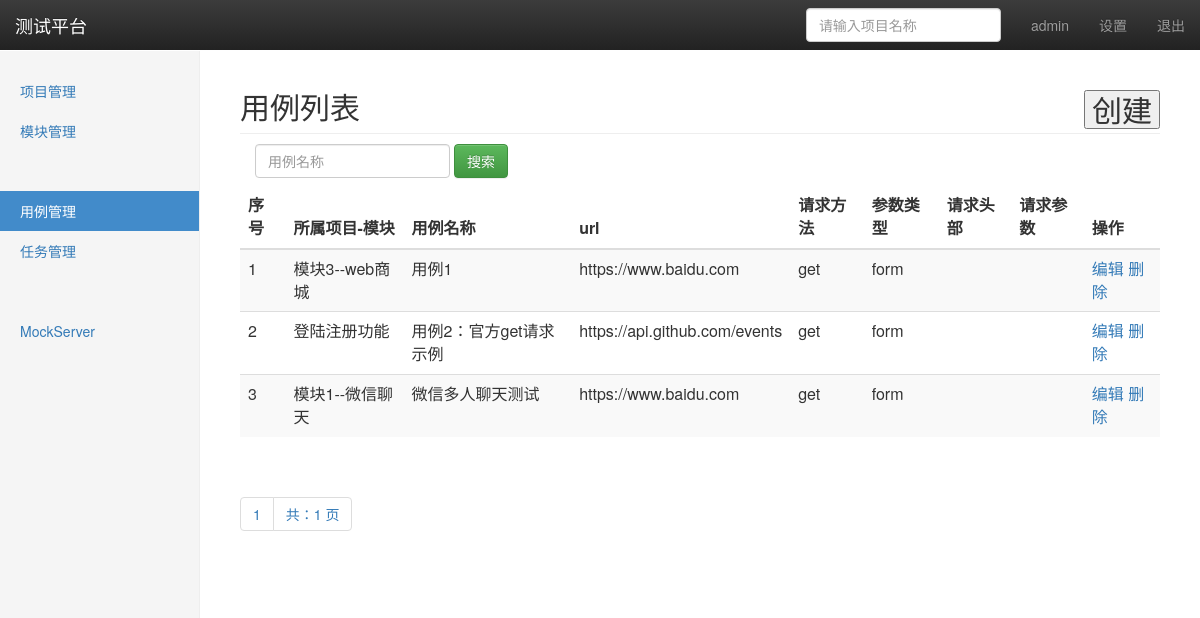
The app's page /cases/ (signed in) with its own data.
### api_app/models.py (models this page shows, shortened)
class TestCase(models.Model):
	module = models.ForeignKey(module, on_delete=models.CASCADE)
	project_name = models.CharField('所属项目', max_length=50, default='')
	name = models.CharField('用例名称', max_length=100, blank=False, default='')
	url = models.TextField('url地址', default='')
	method = models.CharField('请求方法', max_length=10, default='get')
	datatpye = models.CharField('参数形式', max_length=10, default='form')
	headers = models.TextField('请求header',default='')
	params = models.TextField('请求参数',default='')
	result = models.TextField('返回结果',default='')
	create_time = models.DateTimeField('创建时间', auto_now=True)

### project_app/models.py (models this page shows)
class module(models.Model):
	project = models.ForeignKey(project,on_delete=models.CASCADE)
	name = models.CharField('模块名称',max_length=50,default='')
	description = models.TextField('模块表述',default='')
	create_time = models.DateTimeField('创建时间',auto_now=True)
	def __str__(self):
		return self.name

### api_app/views/case_views.py (the view)
# urls.py: path('', case_views.manage),
@login_required
def manage(request):
	cases = TestCase.objects.all()
	paginator = Paginator(cases,20)
	page = request.GET.get('page',"1")
	try:
		contacts = paginator.page(page)
	except PageNotAnInteger:
		contacts = paginator.page(1)
	except EmptyPage:
		contacts = paginator.page(paginator.num_pages)
	if request.method == 'GET':
		try:
			page = int(page)
		except:
			page = 1
		start = (page-1) * 20
		return render(request,'api_app/case_manage.html',{'type':'list','cases':contacts,'start':start})
	else:
		return HttpResponse('404 NOT FOUND')

### templates/api_app/case_manage.html (shortened to what this page needs)
{% extends  'base.html' %}
{% block content %}
    <nav class="navbar navbar-inverse navbar-fixed-top">
      <div class="container-fluid">
        <div class="navbar-header">
          <a class="navbar-brand" href="#">测试平台</a>
        </div>
        <div id="navbar" class="navbar-collapse collapse">
          <ul class="nav navbar-nav navbar-right">
            <li><a href="#"> {{ user }}</a></li>
            <li><a href="#">设置</a></li>
            <li><a href="/logout/">退出</a></li>
          </ul>
          <form class="navbar-form navbar-right">
            <input type="text" class="form-control" placeholder="请输入项目名称">
          </form>
        </div>
      </div>
    </nav>
    <div class="container-fluid">
      <div class="row">
        <div class="col-sm-3 col-md-2 sidebar">
          <ul class="nav nav-sidebar">
            <li ><a href="/manage/project/">项目管理</a></li>
            <li><a href="/manage/module/">模块管理</a></li>
            <li><a href="#"></a></li>
          </ul>
          <ul class="nav nav-sidebar">
            <li class="active" ><a href="#">用例管理</a></li>
            <li><a href="/cases/task/">任务管理</a></li>
          </ul>
          <ul class="nav nav-sidebar">
            <li><a href=""></a></li>
            <li><a href="">MockServer</a></li>
          </ul>
        </div>
    {% if type == 'list' %}
    <div class="col-sm-2 col-sm-offset-2 col-md-10 col-md-offset-2 main">
        <h2 class="sub-header">用例列表
          <button  type='button' style='float:right' onclick="window.location.href='/cases/add/'">创建</button>
        </h2>
          <form class="navbar-form" method="get" action="/cases/search/">
              <div class="form-group">
                  <input name="case_name" type="text" placeholder="用例名称" class="form-control">
              </div>
              <button type="submit" class="btn btn-success">搜索</button>
          </form>
          <div class="table-responsive">
            <table id='prlist'  class="table table-striped">
              <thead>
                <tr>
                  <th>序号</th>
                  <th>所属项目-模块</th>
                  <th>用例名称</th>
                  <th>url</th>
                  <th>请求方法</th>
                  <th>参数类型</th>
                  <th>请求头部</th>
                  <th>请求参数</th>
                  <th>操作</th>
                </tr>
              </thead>
              <tbody>
                {% for case in cases %}
                <tr>
                  <td>{{ forloop.counter|add:start }}</td>
                  <td>{{ case.module }}</td>
                  <td>{{ case.name }}</td>
                  <td>{{ case.url }}</td>
                  <td>{{ case.method }}</td>
                  <td>{{ case.datatpye}}</td>
                  <td>{{ case.headers}}</td>
                  <td>{{ case.params}}</td>
                  <td>
                    <a href="/cases/edit/{{ case.id }}/">编辑</a>
                    <a href="/cases/delete/{{ case.id }}/">删除</a>
                  </td>
                </tr>
                {% endfor %}
              </tbody>
            </table>
          </div>
      <div class="pagination">
      <span class="step-links">
          <ul class="pagination">
              <li><a href="#">{{ cases.number }}</a></li>
              <li><a href="#">共：{{ cases.paginator.num_pages }} 页</a></li>
          </ul>
      </span>
  </div>
  </div>
  </div>
</div>
    {% endif %}
{% endblock %}

### static/css/dashboard.css (style rules this page uses)
body { padding-top: 50px; }
.sub-header { padding-bottom: 10px; border-bottom: 1px solid #eee; }
.navbar-fixed-top { border: 0; }
.sidebar { display: none; }
@media (min-width: 768px) { .sidebar { position: fixed; top: 51px; bottom: 0; left: 0; z-index: 1000; display: block; padding: 20px; overflow-x: hidden; overflow-y: auto; background-color: #f5f5f5; border-right: 1px solid #eee; } }
.nav-sidebar { margin-right: -21px; margin-bottom: 20px; margin-left: -20px; }
.nav-sidebar > li > a { padding-right: 20px; padding-left: 20px; }
.nav-sidebar > .active > a, .nav-sidebar > .active > a:hover, .nav-sidebar > .active > a:focus { color: #fff; background-color: #428bca; }
.main { padding: 20px; }
@media (min-width: 768px) { .main { padding-right: 40px; padding-left: 40px; } }

### records on screen
TestCase: module "模块3--web商城", name "用例1", url "https://www.baidu.com", method "get", datatpye "form"
TestCase: module "登陆注册功能", name "用例2：官方get请求示例", url "https://api.github.com/events", method "get", datatpye "form"
TestCase: module "模块1--微信聊天", name "微信多人聊天测试", url "https://www.baidu.com", method "get", datatpye "form"

### other values on screen
{{ user }} "admin"
{{ cases.number }} "1"
{{ cases.paginator.num_pages }} "1"
